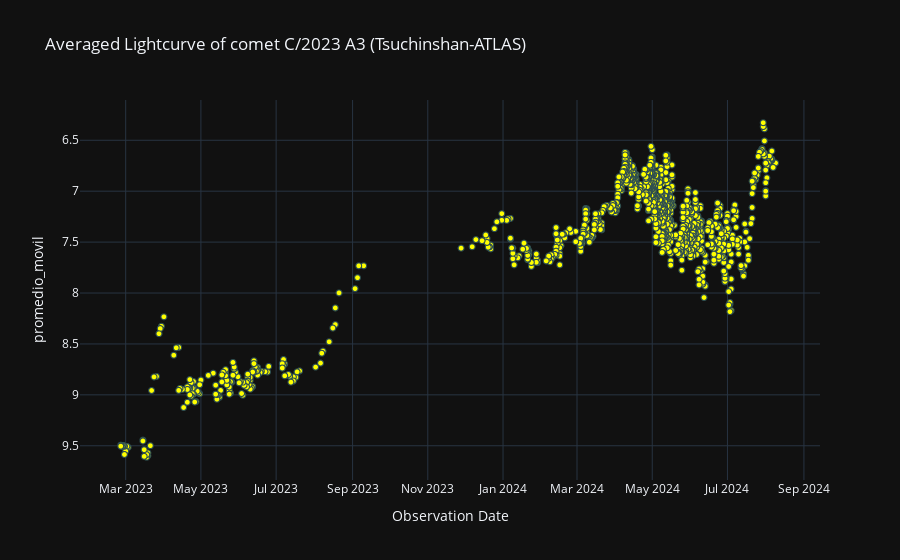

Notebook cell for this chart:
### Code cell
# Gráfica de lus promediada
labels = {'obs_date':'Observation Date','magnitud_reducida':'Magnitude reduced'}
fig = px.scatter(curva_de_luz_promediada_df, x=curva_de_luz_promediada_df.obs_date, y='promedio_movil', template= 'plotly_dark', labels= labels, title='Averaged Lightcurve of comet C/2023 A3 (Tsuchinshan-ATLAS)')
fig.update_traces(marker=dict(color='yellow', size=6, line=dict(width=1, color='DarkSlateGrey')))
fig.update_yaxes(autorange="reversed")
fig.show()

### Figure 1 — Plotly figure (JSON) as saved in the notebook; plotly's stock layout.template omitted (floating-point values rounded to 4 significant figures; data arrays with more than 128 entries replaced by an {"elided": "..."} marker saying what was removed)
{"data": [{"hovertemplate": "Observation Date=%{x}<br>promedio_movil=%{y}<extra></extra>", "legendgroup": "", "marker": {"color": "yellow", "line": {"color": "DarkSlateGrey", "width": 1}, "size": 6, "symbol": "circle"}, "mode": "markers", "name": "", "showlegend": false, "type": "scattergl", "x": {"elided": "1155 str values"}, "xaxis": "x", "y": {"elided": "1155 float values"}, "yaxis": "y"}], "layout": {"legend": {"tracegroupgap": 0}, "title": {"text": "Averaged Lightcurve of comet C/2023 A3 (Tsuchinshan-ATLAS)"}, "xaxis": {"anchor": "y", "domain": [0, 1], "title": {"text": "Observation Date"}}, "yaxis": {"anchor": "x", "autorange": "reversed", "domain": [0, 1], "title": {"text": "promedio_movil"}}}}
